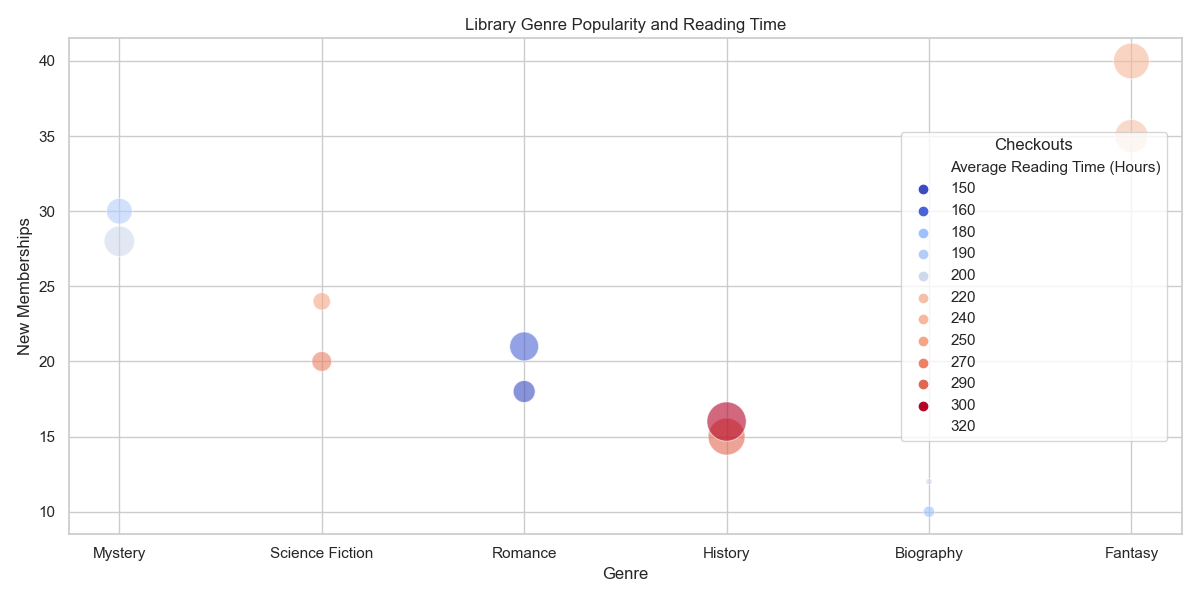

The script that drew this image:

import seaborn as sns
import matplotlib.pyplot as plt
import pandas as pd

# Data provided
data = [
    {'Genre': 'Mystery', 'Month': 'January', 'Checkouts': 220, 'New Memberships': 30, 'Average Reading Time (Hours)': 5.2},
    {'Genre': 'Science Fiction', 'Month': 'January', 'Checkouts': 180, 'New Memberships': 24, 'Average Reading Time (Hours)': 6.5},
    {'Genre': 'Romance', 'Month': 'January', 'Checkouts': 240, 'New Memberships': 21, 'Average Reading Time (Hours)': 4.1},
    {'Genre': 'History', 'Month': 'January', 'Checkouts': 300, 'New Memberships': 15, 'Average Reading Time (Hours)': 7.0},
    {'Genre': 'Biography', 'Month': 'January', 'Checkouts': 150, 'New Memberships': 12, 'Average Reading Time (Hours)': 5.5},
    {'Genre': 'Fantasy', 'Month': 'January', 'Checkouts': 270, 'New Memberships': 35, 'Average Reading Time (Hours)': 6.2},
    {'Genre': 'Mystery', 'Month': 'February', 'Checkouts': 250, 'New Memberships': 28, 'Average Reading Time (Hours)': 5.5},
    {'Genre': 'Science Fiction', 'Month': 'February', 'Checkouts': 190, 'New Memberships': 20, 'Average Reading Time (Hours)': 6.8},
    {'Genre': 'Romance', 'Month': 'February', 'Checkouts': 200, 'New Memberships': 18, 'Average Reading Time (Hours)': 3.9},
    {'Genre': 'History', 'Month': 'February', 'Checkouts': 320, 'New Memberships': 16, 'Average Reading Time (Hours)': 7.5},
    {'Genre': 'Biography', 'Month': 'February', 'Checkouts': 160, 'New Memberships': 10, 'Average Reading Time (Hours)': 5.0},
    {'Genre': 'Fantasy', 'Month': 'February', 'Checkouts': 290, 'New Memberships': 40, 'Average Reading Time (Hours)': 6.3}
]

# Converting the data into a DataFrame
df = pd.DataFrame(data)

# Initialize the matplotlib figure
plt.figure(figsize=(12, 6))

# Bubble sizes are better to be scaled, this avoids very small or large bubbles
bubble_size_factor = 10
df['Scaled Checkouts'] = df['Checkouts'] / bubble_size_factor

# Create the bubble chart using seaborn's scatterplot() method
bubble_chart = sns.scatterplot(
    data=df,
    x="Genre", 
    y="New Memberships",
    size="Scaled Checkouts", 
    hue="Average Reading Time (Hours)", 
    sizes=(20, 800),  # Control the range of bubble sizes
    alpha=0.6,  # Transparency of bubbles
    palette="coolwarm",  # Color palette for hue
    legend='full'
)

# Adjust the legend for bubble sizes
h, l = bubble_chart.get_legend_handles_labels()
legend_sizes = df['Checkouts'].drop_duplicates().sort_values().tolist()
legend_scaled_sizes = [x / bubble_size_factor for x in legend_sizes]

# This custom legend shows the actual 'Checkouts' numbers
for i in range(len(legend_sizes)):
    l[i+1] = str(legend_sizes[i])

plt.legend(h[0:len(legend_sizes)+1], l[0:len(legend_sizes)+1], title="Checkouts", borderaxespad=1)

# Set labels and title
plt.xlabel("Genre")
plt.ylabel("New Memberships")
plt.title("Library Genre Popularity and Reading Time")

# Show the plot
plt.tight_layout()
plt.show()
